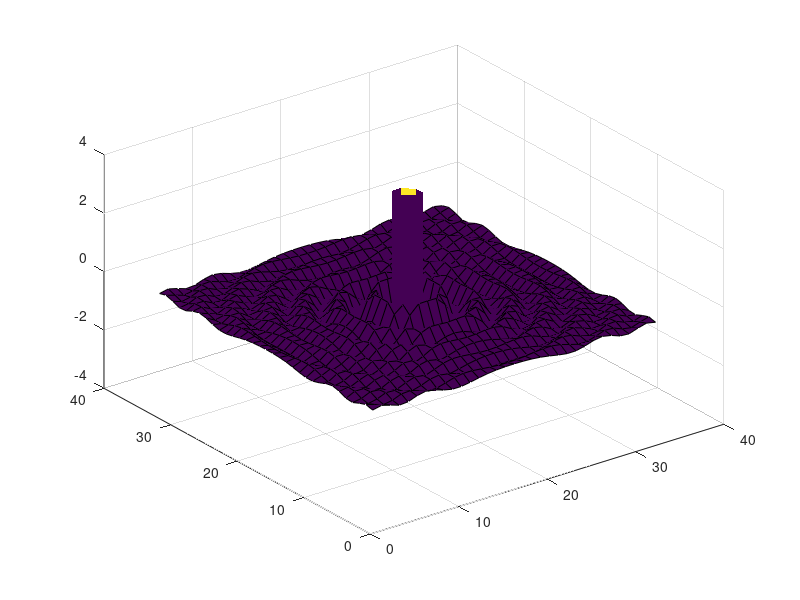

MATLAB code to generate this figure:
[x y] = meshgrid(-8:0.5:8);

r = sqrt(x.^2 + y.^2) + eps;

for n = -3:0.05:4
    z = cos(r.*n)./r;
    surf(z), view(-37,38), axis([0,40,0,40,-4,4]);
    pause(0.1)
end